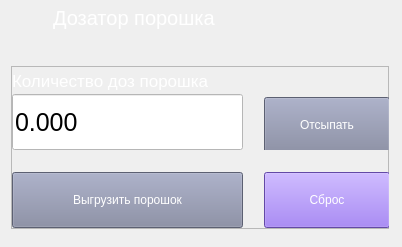
          <widget class="QFrame" name="frame_2">
           <property name="minimumSize">
            <size>
             <width>402</width>
             <height>247</height>
            </size>
           </property>
           <property name="maximumSize">
            <size>
             <width>402</width>
             <height>247</height>
            </size>
           </property>
           <property name="styleSheet">
            <string notr="true">QFrame#frame_2{border: 2px solid #676B7F;
					border-bottom: 2px solid #676B7F;
					border-left: none;
					border-right:  2px solid #676B7F;
					border-top: none;
}
</string>
           </property>
           <property name="frameShape">
            <enum>QFrame::NoFrame</enum>
           </property>
           <property name="frameShadow">
            <enum>QFrame::Raised</enum>
           </property>
           <layout class="QGridLayout" name="gridLayout_2">
            <property name="topMargin">
             <number>0</number>
            </property>
            <property name="rightMargin">
             <number>0</number>
            </property>
            <property name="bottomMargin">
             <number>24</number>
            </property>
            <item row="1" column="0">
             <spacer name="verticalSpacer">
              <property name="orientation">
               <enum>Qt::Vertical</enum>
              </property>
              <property name="sizeType">
               <enum>QSizePolicy::Fixed</enum>
              </property>
              <property name="sizeHint" stdset="0">
               <size>
                <width>20</width>
                <height>24</height>
               </size>
              </property>
             </spacer>
            </item>
            <item row="2" column="0" colspan="2">
             <widget class="QFrame" name="frame_33">
              <property name="minimumSize">
               <size>
                <width>378</width>
                <height>163</height>
               </size>
              </property>
              <property name="maximumSize">
               <size>
                <width>378</width>
                <height>163</height>
               </size>
              </property>
              <property name="frameShape">
               <enum>QFrame::StyledPanel</enum>
              </property>
              <property name="frameShadow">
               <enum>QFrame::Raised</enum>
              </property>
              <layout class="QGridLayout" name="gridLayout_20">
               <property name="leftMargin">
                <number>0</number>
               </property>
               <property name="topMargin">
                <number>0</number>
               </property>
               <property name="rightMargin">
                <number>0</number>
               </property>
               <property name="bottomMargin">
                <number>0</number>
               </property>
               <property name="horizontalSpacing">
                <number>0</number>
               </property>
               <property name="verticalSpacing">
                <number>24</number>
               </property>
               <item row="0" column="0">
                <widget class="QFrame" name="frame_28">
                 <property name="minimumSize">
                  <size>
                   <width>378</width>
                   <height>83</height>
                  </size>
                 </property>
                 <property name="maximumSize">
                  <size>
                   <width>378</width>
                   <height>83</height>
                  </size>
                 </property>
                 <property name="frameShape">
                  <enum>QFrame::NoFrame</enum>
                 </property>
                 <property name="frameShadow">
                  <enum>QFrame::Raised</enum>
                 </property>
                 <layout class="QGridLayout" name="gridLayout_15">
                  <property name="leftMargin">
                   <number>0</number>
                  </property>
                  <property name="topMargin">
                   <number>0</number>
                  </property>
                  <property name="rightMargin">
                   <number>0</number>
                  </property>
                  <property name="bottomMargin">
                   <number>0</number>
                  </property>
                  <property name="horizontalSpacing">
                   <number>21</number>
                  </property>
                  <property name="verticalSpacing">
                   <number>0</number>
                  </property>
                  <item row="0" column="0">
                   <widget class="QFrame" name="frame_31">
                    <property name="minimumSize">
                     <size>
                      <width>231</width>
                      <height>83</height>
                     </size>
                    </property>
                    <property name="maximumSize">
                     <size>
                      <width>231</width>
                      <height>83</height>
                     </size>
                    </property>
                    <property name="frameShape">
                     <enum>QFrame::NoFrame</enum>
                    </property>
                    <property name="frameShadow">
                     <enum>QFrame::Raised</enum>
                    </property>
                    <layout class="QGridLayout" name="gridLayout_19">
                     <property name="leftMargin">
                      <number>0</number>
                     </property>
                     <property name="topMargin">
                      <number>0</number>
                     </property>
                     <property name="rightMargin">
                      <number>0</number>
                     </property>
                     <property name="bottomMargin">
                      <number>0</number>
                     </property>
                     <property name="spacing">
                      <number>0</number>
                     </property>
                     <item row="1" column="0">
                      <widget class="KeypadLineEdit" name="lineEdit_5">
                       <property name="sizePolicy">
                        <sizepolicy hsizetype="Fixed" vsizetype="Fixed">
                         <horstretch>0</horstretch>
                         <verstretch>0</verstretch>
                        </sizepolicy>
                       </property>
                       <property name="minimumSize">
                        <size>
                         <width>231</width>
                         <height>56</height>
                        </size>
                       </property>
                       <property name="maximumSize">
                        <size>
                         <width>231</width>
                         <height>56</height>
                        </size>
                       </property>
                       <property name="font">
                        <font>
                         <pointsize>19</pointsize>
                        </font>
                       </property>
                       <property name="styleSheet">
                        <string notr="true">background-color: rgb(255, 255, 255);</string>
                       </property>
                       <property name="inputMask">
                        <string/>
                       </property>
                       <property name="text">
                        <string>0.000</string>
                       </property>
                      </widget>
                     </item>
                     <item row="0" column="0">
                      <widget class="QLabel" name="label">
                       <property name="font">
                        <font>
                         <pointsize>13</pointsize>
                        </font>
                       </property>
                       <property name="styleSheet">
                        <string notr="true">color: rgb(255, 255, 255);</string>
                       </property>
                       <property name="text">
                        <string>Количество доз порошка</string>
                       </property>
                      </widget>
                     </item>
                    </layout>
                   </widget>
                  </item>
                  <item row="0" column="1">
                   <widget class="QFrame" name="frame_32">
                    <property name="frameShape">
                     <enum>QFrame::NoFrame</enum>
                    </property>
                    <property name="frameShadow">
                     <enum>QFrame::Raised</enum>
                    </property>
                    <layout class="QVBoxLayout" name="verticalLayout">
                     <property name="spacing">
                      <number>0</number>
                     </property>
                     <property name="leftMargin">
                      <number>0</number>
                     </property>
                     <property name="topMargin">
                      <number>30</number>
                     </property>
                     <property name="rightMargin">
                      <number>0</number>
                     </property>
                     <property name="bottomMargin">
                      <number>0</number>
                     </property>
                     <item>
                      <widget class="QPushButton" name="pushButton">
                       <property name="minimumSize">
                        <size>
                         <width>126</width>
                         <height>56</height>
                        </size>
                       </property>
                       <property name="maximumSize">
                        <size>
                         <width>126</width>
                         <height>56</height>
                        </size>
                       </property>
                       <property name="focusPolicy">
                        <enum>Qt::NoFocus</enum>
                       </property>
                       <property name="styleSheet">
                        <string notr="true">QPushButton {
	background-color:  #81869F;
	border-color: #81869F;
	color: white;
}
QPushButton:pressed {
	background-color: #E6E7EC;
	color: #81869F;

}</string>
                       </property>
                       <property name="text">
                        <string>Отсыпать</string>
                       </property>
                      </widget>
                     </item>
                    </layout>
                   </widget>
                  </item>
                 </layout>
                </widget>
               </item>
               <item row="1" column="0">
                <widget class="QFrame" name="frame_30">
                 <property name="minimumSize">
                  <size>
                   <width>378</width>
                   <height>56</height>
                  </size>
                 </property>
                 <property name="maximumSize">
                  <size>
                   <width>378</width>
                   <height>56</height>
                  </size>
                 </property>
                 <property name="frameShape">
                  <enum>QFrame::NoFrame</enum>
                 </property>
                 <property name="frameShadow">
                  <enum>QFrame::Raised</enum>
                 </property>
                 <property name="midLineWidth">
                  <number>0</number>
                 </property>
                 <layout class="QGridLayout" name="gridLayout_18">
                  <property name="leftMargin">
                   <number>0</number>
                  </property>
                  <property name="topMargin">
                   <number>0</number>
                  </property>
                  <property name="rightMargin">
                   <number>0</number>
                  </property>
                  <property name="bottomMargin">
                   <number>0</number>
                  </property>
                  <property name="horizontalSpacing">
                   <number>21</number>
                  </property>
                  <property name="verticalSpacing">
                   <number>0</number>
                  </property>
                  <item row="0" column="0">
                   <widget class="QPushButton" name="pushButton_3">
                    <property name="sizePolicy">
                     <sizepolicy hsizetype="Fixed" vsizetype="Fixed">
                      <horstretch>0</horstretch>
                      <verstretch>0</verstretch>
                     </sizepolicy>
                    </property>
                    <property name="minimumSize">
                     <size>
                      <width>231</width>
                      <height>56</height>
                     </size>
                    </property>
                    <property name="maximumSize">
                     <size>
                      <width>231</width>
                      <height>56</height>
                     </size>
                    </property>
                    <property name="focusPolicy">
                     <enum>Qt::NoFocus</enum>
                    </property>
                    <property name="styleSheet">
                     <string notr="true">QPushButton {
	background-color:  #81869F;
	border-color: #81869F;
	color: white;
}
QPushButton:pressed {
	background-color: #E6E7EC;
	color: #81869F;

}</string>
                    </property>
                    <property name="text">
                     <string>Выгрузить порошок</string>
                    </property>
                   </widget>
                  </item>
                  <item row="0" column="1">
                   <widget class="QPushButton" name="pushButton_2">
                    <property name="minimumSize">
                     <size>
                      <width>126</width>
                      <height>56</height>
                     </size>
                    </property>
                    <property name="maximumSize">
                     <size>
                      <width>126</width>
                      <height>56</height>
                     </size>
                    </property>
                    <property name="focusPolicy">
                     <enum>Qt::NoFocus</enum>
                    </property>
                    <property name="styleSheet">
                     <string notr="true">QPushButton {
	background-color:  #8B66E8;
border-color: #8B66E8;
color: white;}
QPushButton:pressed {
	background-color: #DDD2F9;
	color: #4D505F;
}</string>
                    </property>
                    <property name="text">
                     <string>Сброс</string>
                    </property>
                   </widget>
                  </item>
                 </layout>
                </widget>
               </item>
              </layout>
             </widget>
            </item>
            <item row="0" column="0" colspan="2">
             <widget class="QFrame" name="frame_16">
              <property name="minimumSize">
               <size>
                <width>372</width>
                <height>36</height>
               </size>
              </property>
              <property name="maximumSize">
               <size>
                <width>372</width>
                <height>36</height>
               </size>
              </property>
              <property name="frameShape">
               <enum>QFrame::NoFrame</enum>
              </property>
              <property name="frameShadow">
               <enum>QFrame::Raised</enum>
              </property>
              <layout class="QGridLayout" name="gridLayout_9">
               <property name="leftMargin">
                <number>0</number>
               </property>
               <property name="topMargin">
                <number>0</number>
               </property>
               <property name="rightMargin">
                <number>0</number>
               </property>
               <property name="bottomMargin">
                <number>0</number>
               </property>
               <item row="1" column="0">
                <widget class="QFrame" name="frame_13">
                 <property name="minimumSize">
                  <size>
                   <width>36</width>
                   <height>36</height>
                  </size>
                 </property>
                 <property name="maximumSize">
                  <size>
                   <width>36</width>
                   <height>36</height>
                  </size>
                 </property>
                 <property name="styleSheet">
                  <string notr="true"> background-image: url(:/Group.png) no-repeat center center fixed;</string>
                 </property>
                 <property name="frameShape">
                  <enum>QFrame::NoFrame</enum>
                 </property>
                 <property name="frameShadow">
                  <enum>QFrame::Raised</enum>
                 </property>
                </widget>
               </item>
               <item row="1" column="2">
                <widget class="QFrame" name="frame_15">
                 <property name="minimumSize">
                  <size>
                   <width>20</width>
                   <height>20</height>
                  </size>
                 </property>
                 <property name="maximumSize">
                  <size>
                   <width>20</width>
                   <height>20</height>
                  </size>
                 </property>
                 <property name="styleSheet">
                  <string notr="true">background-image: url(:/Ellipse_orange.png) no-repeat center center fixed;</string>
                 </property>
                 <property name="frameShape">
                  <enum>QFrame::NoFrame</enum>
                 </property>
                 <property name="frameShadow">
                  <enum>QFrame::Raised</enum>
                 </property>
                </widget>
               </item>
               <item row="1" column="1">
                <widget class="QLabel" name="label_5">
                 <property name="minimumSize">
                  <size>
                   <width>184</width>
                   <height>32</height>
                  </size>
                 </property>
                 <property name="maximumSize">
                  <size>
                   <width>16777215</width>
                   <height>32</height>
                  </size>
                 </property>
                 <property name="font">
                  <font>
                   <pointsize>15</pointsize>
                  </font>
                 </property>
                 <property name="styleSheet">
                  <string notr="true">color: rgb(255, 255, 255);</string>
                 </property>
                 <property name="text">
                  <string>Дозатор порошка</string>
                 </property>
                </widget>
               </item>
              </layout>
             </widget>
            </item>
           </layout>
          </widget>
